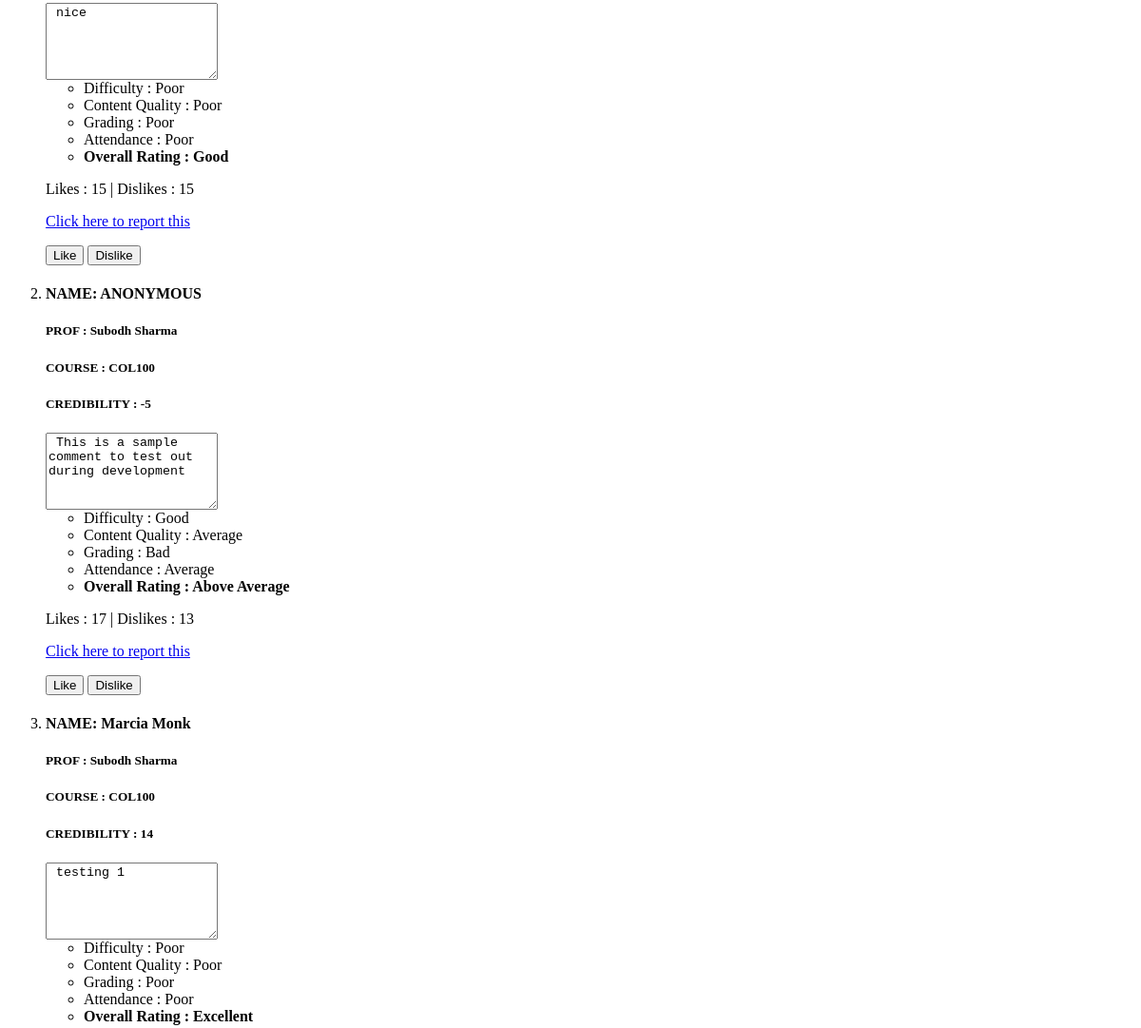
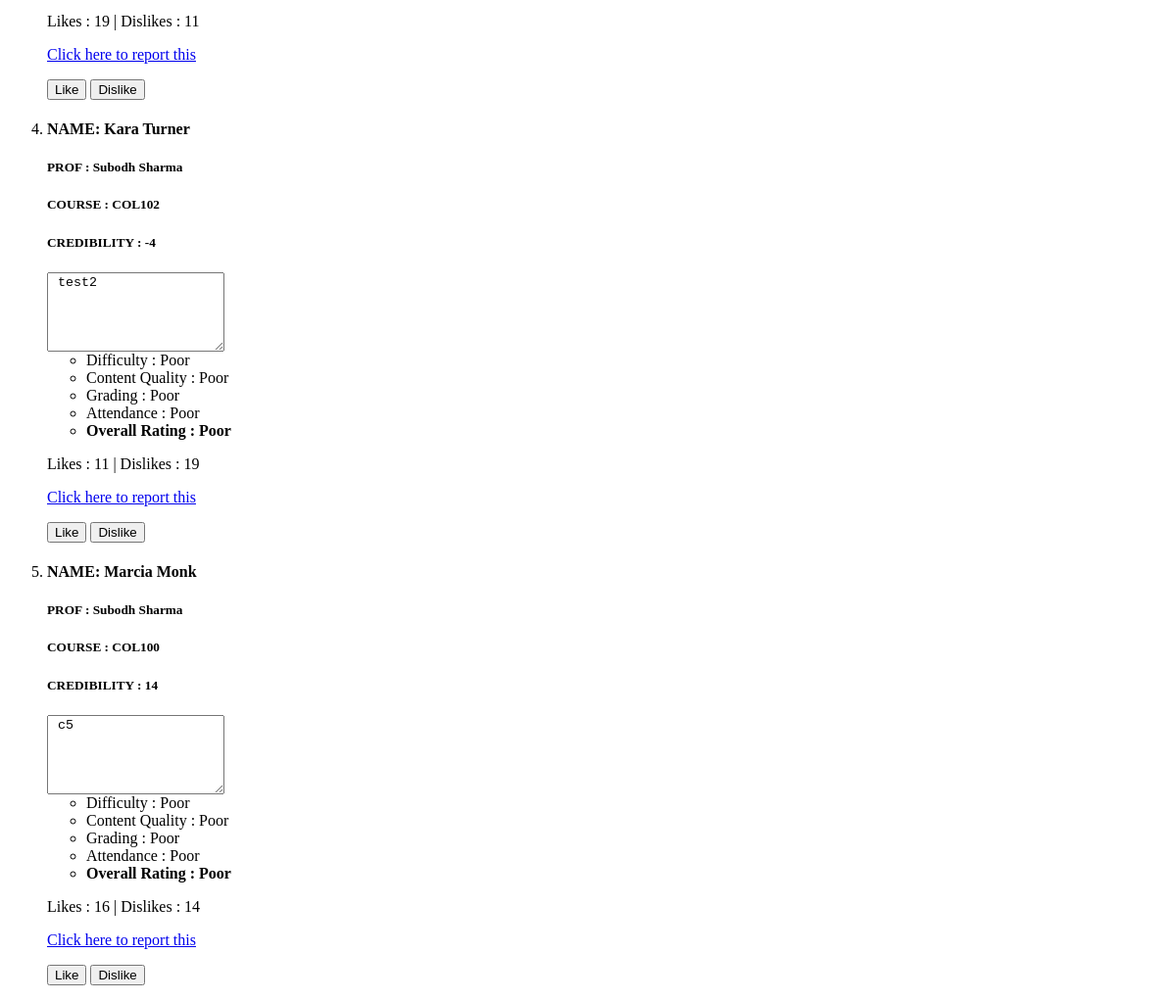
Before: /rate/profs/2/ (lower part) with the older database file (2 pictures, top to bottom).
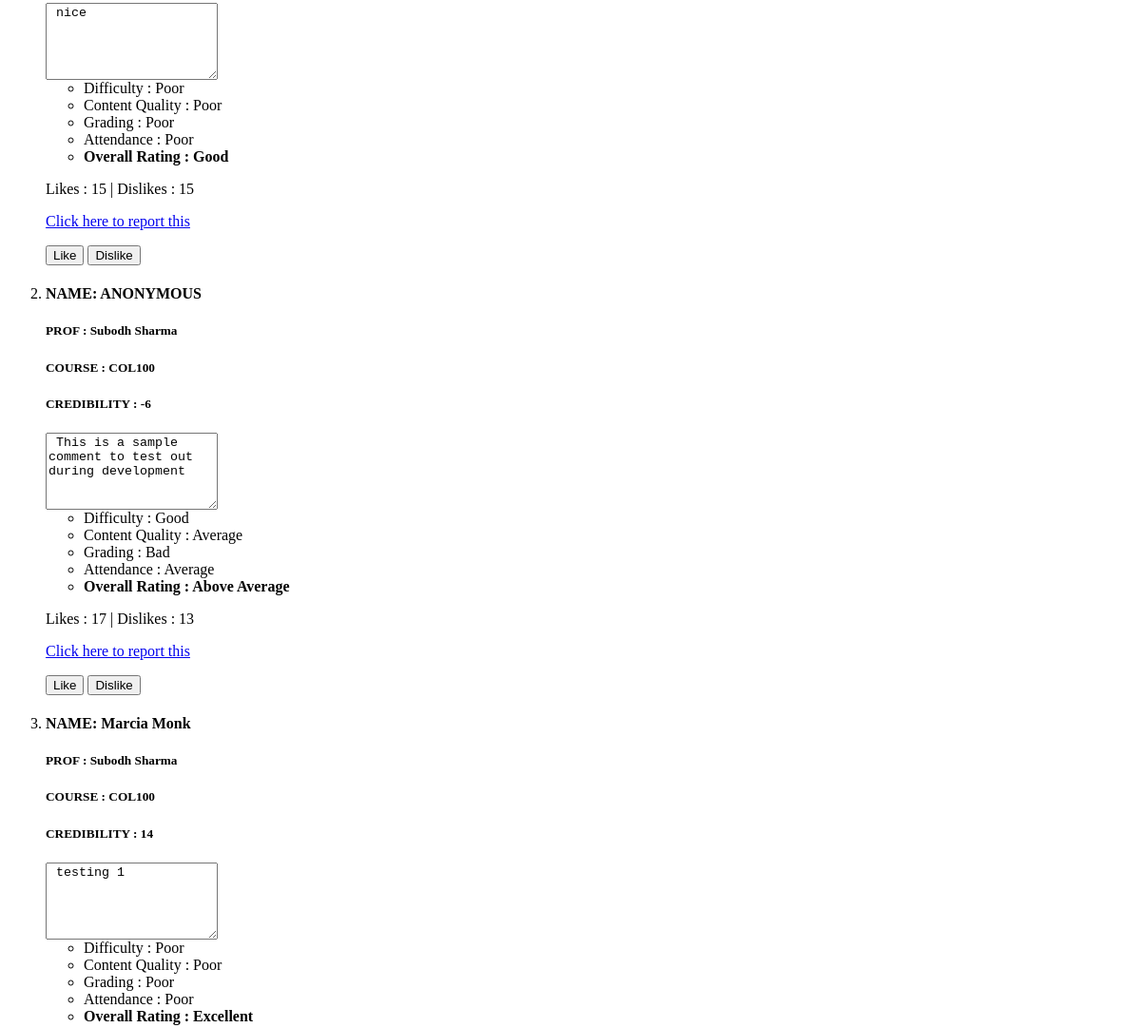
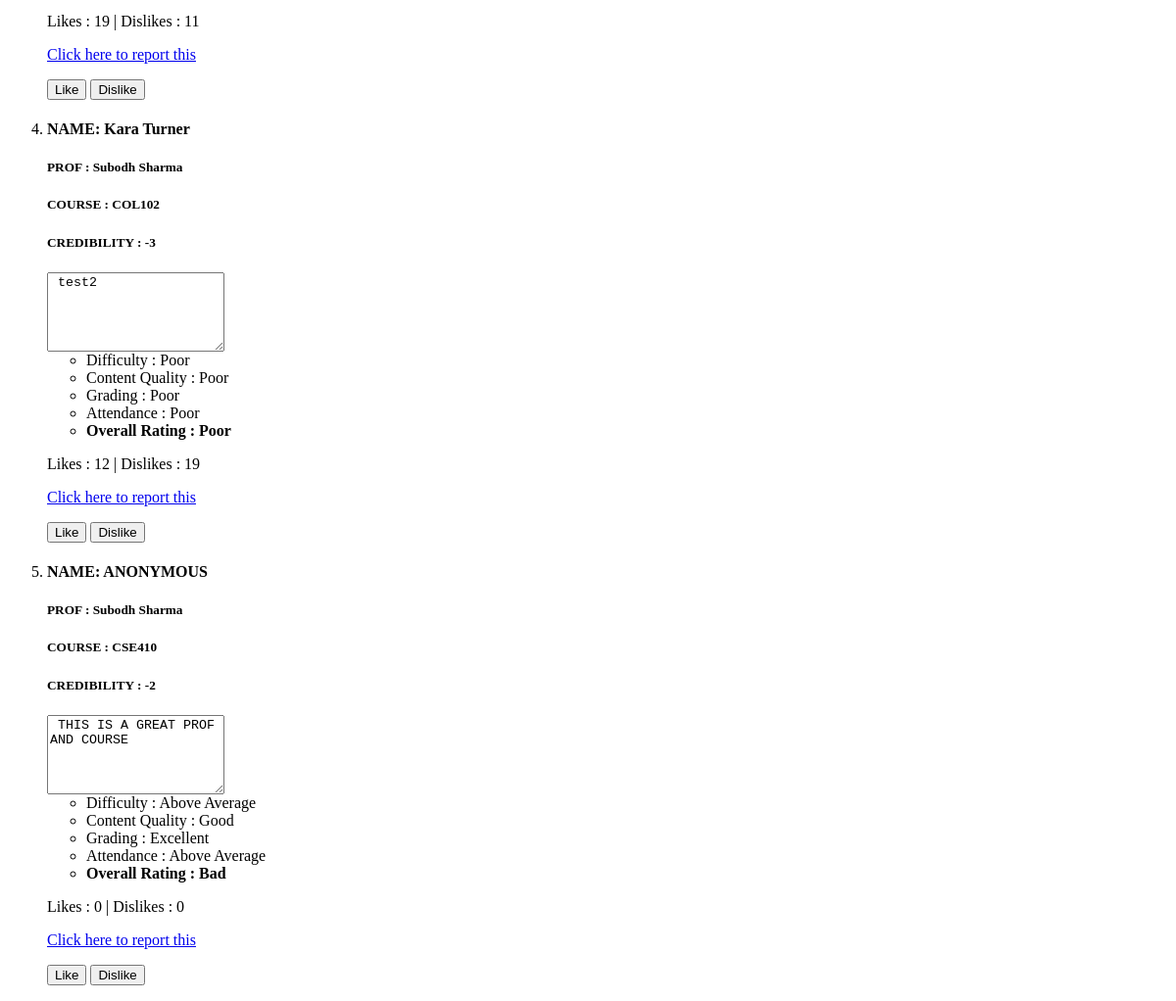
After: the same page with the newer database file (2 pictures, top to bottom).
### rate/models.py (models this page shows, shortened)
class Review(models.Model):
    RatingChoices = (
        (0, "Poor"),
        (1, "Bad"),
        (2, "Average"),
        (3, "Above Average"),
        (4, "Good"),
        (5, "Excellent"),
    )
    user = models.ForeignKey(User, on_delete=models.CASCADE,null=True,blank=True)
    timestamp = models.DateTimeField(auto_now=False, auto_now_add=True,null=True)
    comment = models.TextField(max_length=4096)
    isAnonymous = models.BooleanField(default=False,verbose_name="Remain Anonymous?")
    prof = models.ForeignKey("Profs", on_delete=models.CASCADE,null=True)
    course = models.ForeignKey("Courses", on_delete=models.CASCADE,null=True)
    difficulty = models.IntegerField(choices = RatingChoices,default=0)
    content_quality =models.IntegerField(choices = RatingChoices,default=0)
    grading = models.IntegerField(choices = RatingChoices,default=0)
    attendance = models.IntegerField(choices = RatingChoices,default=0)
    overall_rating =models.IntegerField(choices = RatingChoices,default=0)
    likes = models.PositiveIntegerField(default=0)
    dislikes = models.PositiveIntegerField(default=0)

class Profs(models.Model):
    dept = models.ForeignKey("Dept", on_delete=models.CASCADE)
    name = models.CharField(max_length=100)
    email = models.EmailField(max_length=254)
    webpage = models.URLField(max_length=200)

class Courses(models.Model):
    dept = models.ForeignKey("Dept", on_delete=models.CASCADE)
    title = models.CharField(max_length=100)
    code = models.CharField(max_length=10)

class Credibility(models.Model):
    user = models.OneToOneField(User, on_delete=models.CASCADE,null=True)
    trust = models.IntegerField(default=0)

### rate/views.py (the view)
# urls.py: url(r'^profs/(?P<pk>[0-9]+)/$', ProfPage, name="p_data"),
def ProfPage(request, pk):
    prof_data = get_object_or_404(Profs,pk=pk)
    return render(request=request, template_name="prof/prof_page.html", context={"prof_data": prof_data, "reviews": prof_data.review_set.all(),"id":pk})

### rate/templates/prof/prof_page.html (shortened to what this page needs)
{% extends '../detail.html' %}

### rate/templates/display_review.html
        <li>
            {% if review.isAnonymous %}
                <h4> NAME: ANONYMOUS </h4>
            {% else %}
                <h4> NAME: {{review.user.first_name}} {{review.user.last_name}}
            {% endif %}
            {% if review.prof is not None %}
            <h5> PROF : {{review.prof.name}} </h5>
            {% endif %}
            {% if review.course is not None %}
            <h5> COURSE : {{review.course.code}} </h5>
            {% endif %}
            {% if review.user.credibility %}
            <h5> CREDIBILITY : {{review.user.credibility.trust}} </h5>
            {% endif %}
             <textarea name="text" wrap="hard" rows="5" cols="20" readonly > {{review.comment}} </textarea>
            <div class = "ratings">
                <ul>
                    <li> Difficulty : {{review.get_difficulty_display}}
                    <li> Content Quality : {{review.get_content_quality_display}}
                    <li> Grading : {{review.get_grading_display}}
                    <li> Attendance : {{review.get_attendance_display}}
                    <li> <b> Overall Rating : {{review.get_overall_rating_display}} </b>
                </ul>
            </div>
            <div>
            <p> Likes : {{review.likes}} | Dislikes : {{review.dislikes}} </p>
            </div>
            {% if review.user != user %}
            <p> <a href = {% url 'report' review.id%}> Click here to report this </a></p>
            <button type="submit" name="like"  onclick = "location.href =  '{% url 'like' review.id%}'">Like</button>
            <button type="submit" name="dislike"  onclick = "location.href = '{% url 'dislike' review.id%}'">Dislike</button>
            {% endif %}

Changed rows visible on the page:
removed Review: user.first_name "Marcia", user.last_name "Monk", prof.name "Subodh Sharma", course.code "COL100", user.credibility.trust "14", text "c5", difficulty "Poor", content_quality "Poor", grading "Poor", attendance "Poor", overall_rating "Poor", likes "16", dislikes "14", shows "Click here to report this"
changed through a linked row, Review "Average": user.credibility.trust "-5" → "-6"
changed Review "test2": user.credibility.trust "-4" → "-3"; likes "11" → "12"
added Review: isAnonymous "NAME: ANONYMOUS", prof.name "Subodh Sharma", course.code "CSE410", user.credibility.trust "-2", text "THIS IS A GREAT PROF AND COURSE", difficulty "Above Average", content_quality "Good", grading "Excellent", attendance "Above Average", overall_rating "Bad", likes "0", dislikes "0", shows "Click here to report this"
